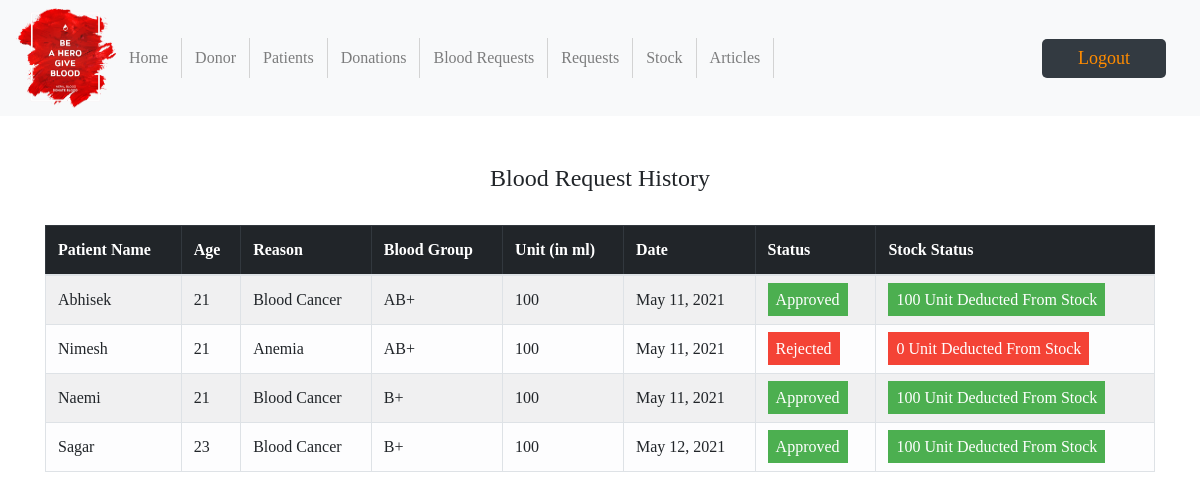
Screenshot of /admin-request-history (signed in) with the database file from the repository.
### blood/models.py (models this page shows, shortened)
class BloodRequest(models.Model):
    request_by_patient=models.ForeignKey(pmodels.Patient,null=True,on_delete=models.CASCADE)
    request_by_donor=models.ForeignKey(dmodels.Donor,null=True,on_delete=models.CASCADE)
    patient_name=models.CharField(max_length=30)
    patient_age=models.PositiveIntegerField()
    reason=models.CharField(max_length=500)
    bloodgroup=models.CharField(max_length=10)
    unit=models.PositiveIntegerField(default=0)
    status=models.CharField(max_length=20,default="Pending")
    date=models.DateField(auto_now=True)

### blood/views.py (the view)
# urls.py: path('admin-request-history', views.admin_request_history_view,name='admin-request-history'),
@login_required(login_url='adminlogin')
def admin_request_history_view(request):
    requests=models.BloodRequest.objects.all().exclude(status='Pending')
    return render(request,'blood/admin_request_history.html',{'requests':requests})

### templates/blood/admin_request_history.html (shortened to what this page needs)
{% extends 'blood/admin-header.html' %}
{% block content %}
{% load widget_tweaks %}
{%load static%}
<head>
</head>
<br><br>
<div class="container">
    <H4 class="text-center">Blood Request History</H4><br>
    <table class="table table-light table-hover table-bordered table-striped">
        <thead class="table-dark">
            <tr>
                <th scope="col">Patient Name</th>
                <th scope="col">Age</th>
                <th scope="col">Reason</th>
                <th scope="col">Blood Group</th>
                <th scope="col">Unit (in ml)</th>
                <th scope="col">Date</th>
                <th scope="col">Status</th>
                <th scope="col">Stock Status</th>
            </tr>
        </thead>
        <tbody>
            {% for t in requests %}
            <tr>
                <td> {{t.patient_name}}</td>
                <td>{{t.patient_age}}</td>
                <td>{{t.reason}}</td>
                <td>{{t.bloodgroup}}</td>
                <td>{{t.unit}}</td>
                <td>{{t.date}}</td>
                {% if t.status == 'Approved' %}
                <td><span class="label success"> Approved</span></td>
                <td><span class="label success"> {{t.unit}} Unit Deducted From Stock</span></td>
                {% else %}
                <td><span class="label danger">Rejected</span></td>
                <td><span class="label danger"> 0 Unit Deducted From Stock</span></td>
                {% endif %}
            </tr>
            {% endfor %}
        </tbody>
    </table>
</div>
{% endblock content %}

### static/css/style.css (style rules this page uses)
body { font-family: "Times New Roman", Times, serif; }

### templates/blood/admin_request_history.html (style rules this page uses)
.label { color: white; padding: 8px; }
.success { background-color: #4CAF50; }
.danger { background-color: #f44336; }

### rows the page displays
BloodRequest: patient_name "Abhisek", patient_age "21", reason "Blood Cancer", bloodgroup "AB+", unit "100", date "May 11, 2021"
BloodRequest: patient_name "Nimesh", patient_age "21", reason "Anemia", bloodgroup "AB+", unit "100", date "May 11, 2021", status "Rejected"
BloodRequest: patient_name "Naemi", patient_age "21", reason "Blood Cancer", bloodgroup "B+", unit "100", date "May 11, 2021"
BloodRequest: patient_name "Sagar", patient_age "23", reason "Blood Cancer", bloodgroup "B+", unit "100", date "May 12, 2021"
